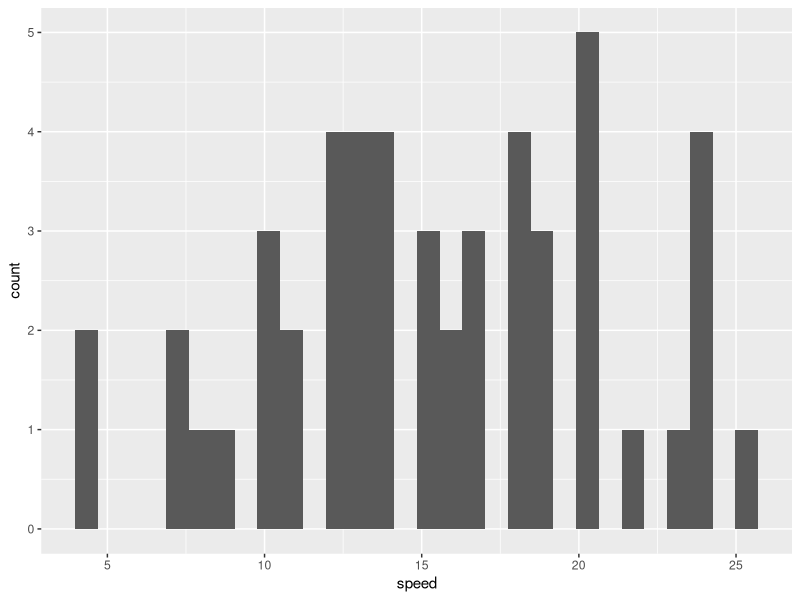

Write the R code that produced this figure.
## ---- chunk 1
knitr::opts_chunk$set(echo = TRUE)
library(ggplot2)
## ---- chunk 2
summary(cars)
## ---- chunk 3
ggplot(cars, aes(x = speed))+
  geom_histogram()
